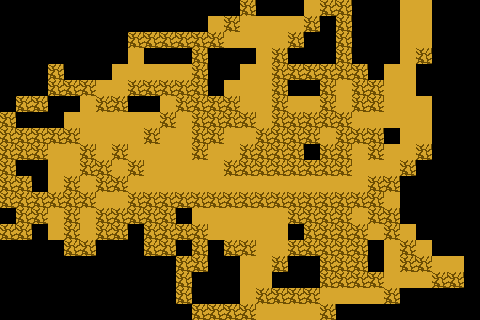

Tiled map render using the project's own tile images. Description and the whole map definition, tile-layer contents included, below:
An orthogonal 30x20 tile map with 16x16 px tiles, 2 tile layers (layout, result).

<map version="1.10" tiledversion="1.11.2" orientation="orthogonal" renderorder="right-down" width="30" height="20" tilewidth="16" tileheight="16" infinite="0" nextlayerid="3" nextobjectid="1">
 <tileset firstgid="1" source="../TileSets/ElementalRebirthGeneric.tsx" />
 <layer id="1" name="layout" width="30" height="20">
  <data encoding="csv">
0,0,0,0,0,0,0,0,0,0,0,0,0,0,0,0,0,0,0,0,0,0,0,0,0,0,0,0,0,0,
0,0,0,0,0,0,0,0,0,0,0,0,0,0,0,0,0,0,0,0,0,0,0,0,0,0,0,0,0,0,
0,0,0,0,0,0,0,0,0,0,0,0,0,0,0,0,0,0,0,0,0,0,0,0,0,0,0,0,0,0,
0,0,0,0,0,0,0,0,0,0,0,0,0,0,0,0,0,0,0,0,0,0,0,0,0,0,0,0,0,0,
0,0,0,0,0,0,0,0,0,0,0,0,0,0,0,0,0,0,0,0,0,0,0,0,0,0,0,0,0,0,
0,0,0,0,0,0,0,0,0,0,0,0,0,0,0,0,0,0,0,0,0,0,0,0,0,0,0,0,0,0,
0,0,0,0,0,0,0,0,0,0,0,0,0,0,0,0,0,0,0,0,0,0,0,0,0,0,0,0,0,0,
0,0,0,0,0,0,0,0,0,0,0,0,0,0,0,0,0,0,0,0,0,0,0,0,0,0,0,0,0,0,
0,0,0,0,0,0,0,0,0,0,0,0,0,0,0,0,0,0,0,0,0,0,0,0,0,0,0,0,0,0,
0,0,0,0,0,0,0,0,0,0,0,0,0,0,0,0,0,0,0,0,0,0,0,0,0,0,0,0,0,0,
0,0,0,0,0,0,0,0,0,0,0,0,0,0,0,0,0,0,0,0,0,0,0,0,0,0,0,0,0,0,
0,0,0,0,0,0,0,0,0,0,0,0,0,0,0,0,0,0,0,0,0,0,0,0,0,0,0,0,0,0,
0,0,0,0,0,0,0,0,0,0,0,0,0,0,0,0,0,0,0,0,0,0,0,0,0,0,0,0,0,0,
0,0,0,0,0,0,0,0,0,0,0,0,0,0,0,0,0,0,0,0,0,0,0,0,0,0,0,0,0,0,
0,0,0,0,0,0,0,0,0,0,0,0,0,0,0,0,0,0,0,0,0,0,0,0,0,0,0,0,0,0,
0,0,0,0,0,0,0,0,0,0,0,0,0,0,0,0,0,0,0,0,0,0,0,0,0,0,0,0,0,0,
0,0,0,0,0,0,0,0,0,0,0,0,0,0,0,0,0,0,0,0,0,0,0,0,0,0,0,0,0,0,
0,0,0,0,0,0,0,0,0,0,0,0,0,0,0,0,0,0,0,0,0,0,0,0,0,0,0,0,0,0,
0,0,0,0,0,0,0,0,0,0,0,0,0,0,0,0,0,0,0,0,0,0,0,0,0,0,0,0,0,0,
0,0,0,0,0,0,0,0,0,0,0,0,0,0,0,0,0,0,0,0,0,0,0,0,0,0,0,0,0,0
</data>
 </layer>
 <layer id="2" name="result" width="30" height="20">
  <data encoding="csv">
0,0,0,0,0,0,0,0,0,0,0,0,0,0,0,2,0,0,0,1,2,2,0,0,0,1,1,0,0,0,
0,0,0,0,0,0,0,0,0,0,0,0,0,1,2,1,1,1,1,2,0,2,0,0,0,1,1,0,0,0,
0,0,0,0,0,0,0,0,2,2,2,2,2,2,1,1,1,1,2,0,0,2,0,0,0,1,1,0,0,0,
0,0,0,0,0,0,0,0,1,0,0,0,2,0,0,0,1,2,0,0,0,2,0,0,0,1,2,0,0,0,
0,0,0,2,0,0,0,1,1,1,1,1,2,0,0,1,1,2,2,2,2,2,2,0,1,1,0,0,0,0,
0,0,0,2,2,2,1,1,2,2,2,2,2,0,1,1,1,2,0,0,2,1,2,2,1,1,0,0,0,0,
0,2,2,0,0,1,2,2,0,0,1,2,2,2,2,1,1,2,1,1,2,1,2,2,1,1,1,0,0,0,
2,0,0,0,1,1,1,1,1,1,2,1,2,2,2,2,1,2,2,2,2,2,1,1,1,1,1,0,0,0,
2,2,2,2,2,1,1,1,1,2,1,1,2,2,1,1,2,2,2,2,1,2,2,2,0,1,1,0,0,0,
2,2,2,1,1,2,1,2,1,1,1,1,2,1,1,2,2,2,2,0,2,2,1,2,1,1,2,0,0,0,
2,0,0,1,1,2,2,1,2,1,1,1,1,1,2,2,2,2,2,2,2,2,1,1,1,2,0,0,0,0,
2,2,0,1,2,1,2,2,1,1,1,1,1,1,1,1,1,1,1,1,1,1,1,2,2,0,0,0,0,0,
2,2,2,2,2,2,1,1,2,2,2,2,2,2,2,2,2,2,2,2,2,2,2,2,1,0,0,0,0,0,
0,2,2,1,2,1,2,2,2,2,2,0,1,1,1,1,1,1,2,2,2,2,1,2,2,0,0,0,0,0,
2,2,0,1,2,1,2,2,0,2,2,2,2,1,1,1,1,1,0,2,2,2,2,1,2,1,0,0,0,0,
0,0,0,0,2,2,0,0,0,2,2,0,2,0,2,2,1,1,2,2,2,2,2,0,1,2,1,0,0,0,
0,0,0,0,0,0,0,0,0,0,0,2,2,0,0,1,1,2,0,0,2,2,2,0,1,2,2,1,1,0,
0,0,0,0,0,0,0,0,0,0,0,2,0,0,0,1,1,0,0,0,2,2,2,2,1,1,1,2,2,0,
0,0,0,0,0,0,0,0,0,0,0,2,0,0,0,1,2,2,2,2,1,1,1,1,2,0,0,0,0,0,
0,0,0,0,0,0,0,0,0,0,0,0,2,2,2,2,1,1,1,1,2,0,0,0,0,0,0,0,0,0
</data>
 </layer>
</map>
